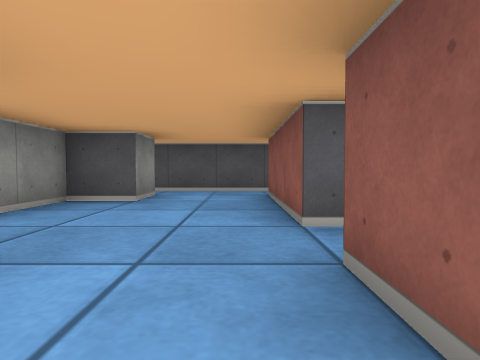
[1] (above)

12 first-person views from a walk through a cub3D ray-caster map. The camera is about half as high as the walls, tilts 2° down and sees 75° across. The floor is counted in squares. Each view is taken from the middle of a square. On the plan, view 1 faces up. The plan holds only what a view shows up to about 9 squares ahead; the rest is blank.

[2]
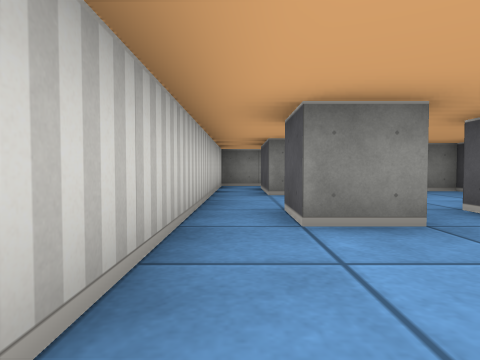

[3]
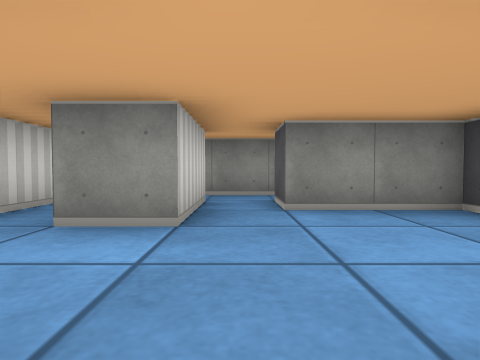

[4]
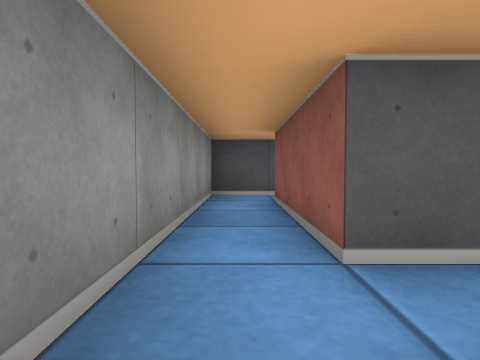

[5]
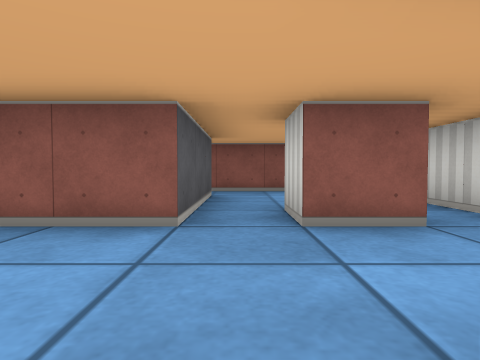

[6]
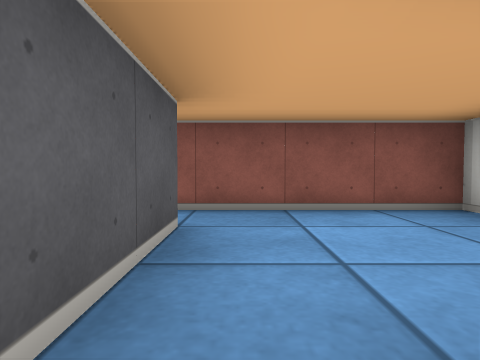

[7]
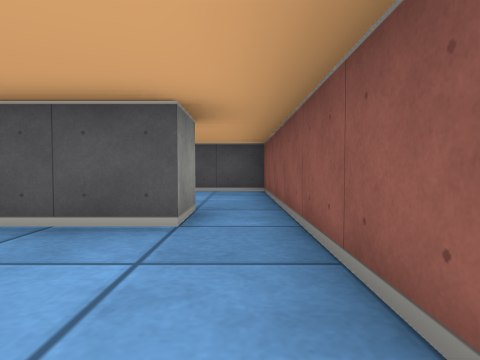

[8]
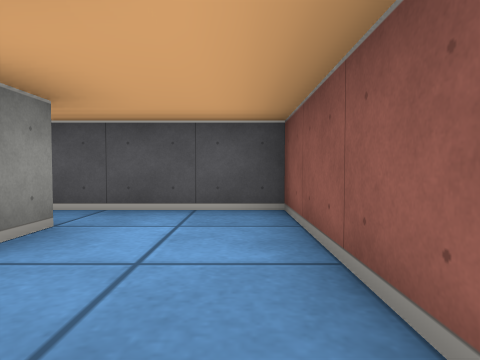

[9]
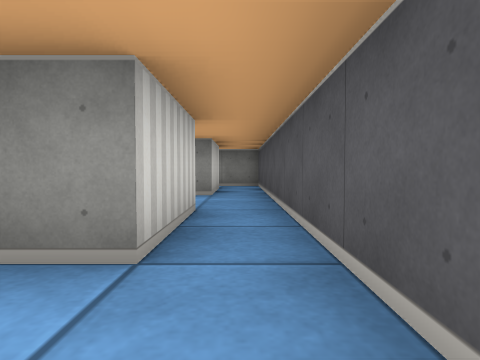

[10]
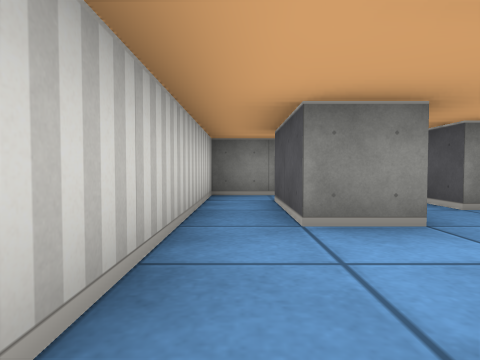

[11]
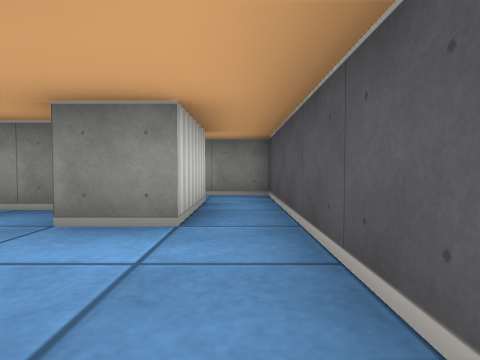

[12]
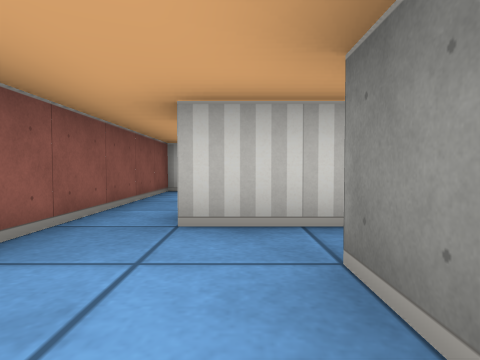

### Floor plan
Points are (right, up) in squares from view 1. A wall is a line through its corners. A room is listed if a view was taken in it or the views show most of it. See-through windows are left out.
Room 1 (views 1, 2, 3, 5, 6, 7, 10)
walls: (0.5, 1.5) (1.5, 1.5) (1.5, 0.5) (0.5, 0.5) (0.5, 1.5); (-2.5, 1.5) (-1.5, 1.5) (-1.5, 0.5) (-3.5, 0.5); (3.5, 2.5) (0.5, 2.5) (0.5, 5.5); (-1.5, 5.5) (-1.5, 4.5) (-2.5, 4.5) (-2.5, 2.5); (-3.5, -0.5) (4.5, -0.5) (4.5, 2.5); (0.5, 6.5) (-1.5, 6.5)
ways out: opening at (-3, 2) to room 2; opening at (-2.5, 6) to room 2; opening at (1.5, 6) to room 3; opening at (4, 3) to room 3; opening at (-2.5, 0) to room 4
Room 2 (view 4)
walls: (-2.5, 2.5) (-3.5, 2.5) (-3.5, 5.5) (-1.5, 5.5); (-3.5, 1.5) (-2.5, 1.5); (-1.5, 6.5) (-4.5, 6.5) (-4.5, 0.5)
ways out: opening at (-3, 2) to room 1; opening at (-2.5, 6) to room 1; opening at (-4, 1) to room 4
Room 3 (views 8, 9, 11, 12)
walls: (2.1, 3.5) (3.5, 3.5) (3.5, 2.5); (0.5, 5.5) (2.5, 5.5) (2.5, 4.5); (4.5, 2.5) (4.5, 6.5) (0.5, 6.5)
ways out: opening at (1.5, 6) to room 1; opening at (4, 3) to room 1
Room 4 (no view inside)
walls: (-4.5, 0.5) (-4.5, -0.5) (-3.5, -0.5)
ways out: opening at (-2.5, 0) to room 1; opening at (-4, 1) to room 2

Positions as (right, up) in squares from view 1, and headings:
1: (0, 0), facing up
2: (4, 0), facing left
3: (1, 2), facing left
4: (-4, 1), facing up
5: (-2, 2), facing right
6: (1, 2), facing right
7: (4, 0), facing up
8: (4, 3), facing up
9: (4, 6), facing left
10: (1, 0), facing left
11: (1, 6), facing left
12: (3, 6), facing down
